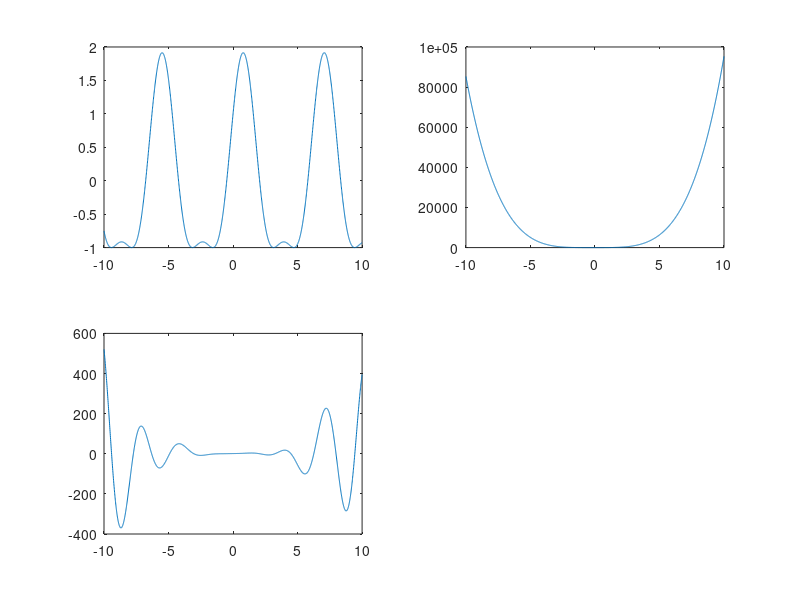

The MATLAB script that drew this image:
clear all
close all
clc

t= -10:0.01:10;

%% Lista de exercicio AA1-4:

% item 1: 

a = cos(t)+sin(t)+sin(t).*cos(t);

b = 1+(t)+3.*[(t).^2]+5.*[(t).^3]+9.*[(t).^4];

c = 1+[t.*cos(t)]+(t.^2).*sin(t)+(t.^3).*sin(t).*cos(t);

figure(1)
subplot(2,2,1);
plot(t,a);
subplot(2,2,2);
plot(t,b);
subplot(2,2,3);
plot(t,c);
hold
